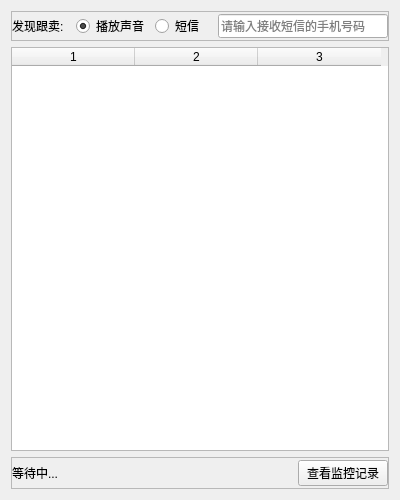
<?xml version="1.0" encoding="UTF-8"?>
<ui version="4.0">
 <class>Form</class>
 <widget class="QWidget" name="Form">
  <property name="geometry">
   <rect>
    <x>0</x>
    <y>0</y>
    <width>400</width>
    <height>500</height>
   </rect>
  </property>
  <property name="minimumSize">
   <size>
    <width>400</width>
    <height>500</height>
   </size>
  </property>
  <property name="maximumSize">
   <size>
    <width>400</width>
    <height>500</height>
   </size>
  </property>
  <property name="windowTitle">
   <string>监控跟卖 Q519999189</string>
  </property>
  <layout class="QVBoxLayout" name="verticalLayout">
   <item>
    <widget class="QFrame" name="header">
     <property name="styleSheet">
      <string notr="true"/>
     </property>
     <property name="frameShape">
      <enum>QFrame::StyledPanel</enum>
     </property>
     <property name="frameShadow">
      <enum>QFrame::Raised</enum>
     </property>
     <layout class="QHBoxLayout" name="horizontalLayout_2">
      <property name="leftMargin">
       <number>0</number>
      </property>
      <property name="topMargin">
       <number>2</number>
      </property>
      <property name="rightMargin">
       <number>0</number>
      </property>
      <property name="bottomMargin">
       <number>2</number>
      </property>
      <item>
       <widget class="QLabel" name="label">
        <property name="text">
         <string>发现跟卖:</string>
        </property>
       </widget>
      </item>
      <item>
       <widget class="QRadioButton" name="sound">
        <property name="enabled">
         <bool>true</bool>
        </property>
        <property name="text">
         <string>播放声音</string>
        </property>
        <property name="checkable">
         <bool>true</bool>
        </property>
        <property name="checked">
         <bool>true</bool>
        </property>
       </widget>
      </item>
      <item>
       <widget class="QRadioButton" name="sms">
        <property name="text">
         <string>短信</string>
        </property>
       </widget>
      </item>
      <item>
       <widget class="QLineEdit" name="input">
        <property name="minimumSize">
         <size>
          <width>170</width>
          <height>24</height>
         </size>
        </property>
        <property name="maximumSize">
         <size>
          <width>170</width>
          <height>24</height>
         </size>
        </property>
        <property name="placeholderText">
         <string>请输入接收短信的手机号码</string>
        </property>
       </widget>
      </item>
     </layout>
    </widget>
   </item>
   <item>
    <widget class="QTableWidget" name="tables">
     <property name="minimumSize">
      <size>
       <width>60</width>
       <height>0</height>
      </size>
     </property>
     <property name="rowCount">
      <number>0</number>
     </property>
     <property name="columnCount">
      <number>3</number>
     </property>
     <attribute name="horizontalHeaderVisible">
      <bool>true</bool>
     </attribute>
     <attribute name="horizontalHeaderCascadingSectionResizes">
      <bool>true</bool>
     </attribute>
     <attribute name="horizontalHeaderDefaultSectionSize">
      <number>123</number>
     </attribute>
     <column/>
     <column/>
     <column/>
    </widget>
   </item>
   <item>
    <widget class="QFrame" name="footer">
     <property name="frameShape">
      <enum>QFrame::StyledPanel</enum>
     </property>
     <property name="frameShadow">
      <enum>QFrame::Raised</enum>
     </property>
     <layout class="QHBoxLayout" name="horizontalLayout">
      <property name="leftMargin">
       <number>0</number>
      </property>
      <property name="topMargin">
       <number>2</number>
      </property>
      <property name="rightMargin">
       <number>0</number>
      </property>
      <property name="bottomMargin">
       <number>2</number>
      </property>
      <item>
       <widget class="QLabel" name="status">
        <property name="text">
         <string>等待中...</string>
        </property>
       </widget>
      </item>
      <item>
       <widget class="QPushButton" name="view_logs">
        <property name="maximumSize">
         <size>
          <width>90</width>
          <height>16777215</height>
         </size>
        </property>
        <property name="text">
         <string>查看监控记录</string>
        </property>
       </widget>
      </item>
     </layout>
    </widget>
   </item>
  </layout>
 </widget>
 <resources/>
 <connections>
  <connection>
   <sender>view_logs</sender>
   <signal>clicked()</signal>
   <receiver>Form</receiver>
   <slot>view_logs_slot()</slot>
   <hints>
    <hint type="sourcelabel">
     <x>389</x>
     <y>487</y>
    </hint>
    <hint type="destinationlabel">
     <x>4</x>
     <y>171</y>
    </hint>
   </hints>
  </connection>
  <connection>
   <sender>sms</sender>
   <signal>clicked()</signal>
   <receiver>Form</receiver>
   <slot>sms_slot()</slot>
   <hints>
    <hint type="sourcelabel">
     <x>173</x>
     <y>23</y>
    </hint>
    <hint type="destinationlabel">
     <x>395</x>
     <y>43</y>
    </hint>
   </hints>
  </connection>
  <connection>
   <sender>sound</sender>
   <signal>clicked()</signal>
   <receiver>Form</receiver>
   <slot>sound_slot()</slot>
   <hints>
    <hint type="sourcelabel">
     <x>107</x>
     <y>22</y>
    </hint>
    <hint type="destinationlabel">
     <x>7</x>
     <y>10</y>
    </hint>
   </hints>
  </connection>
 </connections>
 <slots>
  <slot>submit_slot()</slot>
  <slot>view_logs_slot()</slot>
  <slot>clear_logs_slot()</slot>
  <slot>sms_slot()</slot>
  <slot>sound_slot()</slot>
 </slots>
</ui>
